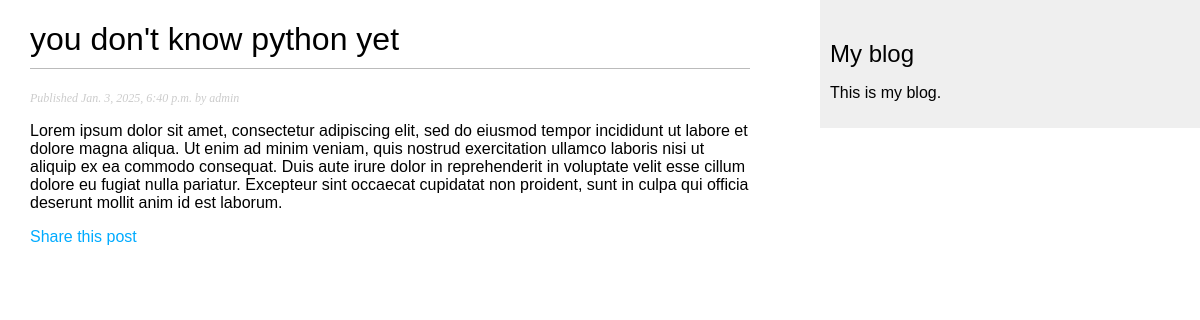
Screenshot of /blog/2025/1/3/you-dont-know-python-yet/ with the database file from the repository.
### blog/models.py (models this page shows, shortened)
class Post(models.Model):
    class Status(models.TextChoices):
        DRAFT = 'DF', 'Draft'
        PUBLISHED = 'PB', 'Published'
    title = models.CharField(max_length=250)
    slug = models.SlugField(
        max_length=250,
        unique_for_date='publish')
    author = models.ForeignKey(
        settings.AUTH_USER_MODEL,
        on_delete=models.CASCADE,
        related_name='blog_posts'
    )
    body = models.TextField()
    publish = models.DateTimeField(default=timezone.now)
    created = models.DateTimeField(auto_now_add=True)
    updated = models.DateTimeField(auto_now=True)
    status = models.CharField(
        max_length=2,
        choices=Status,
        default=Status.DRAFT
    )
    objects = models.Manager()
    published = PublishedManager()
    class Meta:
        ordering = ['-publish']
        indexes = [
            models.Index(fields=['-publish']),
        ]

### blog/views.py (the view)
def post_detail(request: HttpRequest, year: int, month: int, day: int, post: Post) -> HttpResponse:
    post = get_object_or_404(
        Post,
        status=Post.Status.PUBLISHED,
        slug=post,
        publish__year=year,
        publish__month=month,
        publish__day=day,
    )
    return render(
        request,
        'blog/post/detail.html',
        {'post': post}
    )

### blog/templates/blog/post/detail.html (shortened to what this page needs)
{% extends "blog/base.html" %}
{% block content %}
    <h1>{{post.title}}</h1>
    <p class="date">
        Published {{ post.publish }} by {{ post.author }}
    </p>
    {{ post.body|linebreaks }}
    <p>
        <a href="{% url 'blog:post_share' post.id %}">Share this post</a>
    </p>
{% endblock %}

### blog/static/css/blog.css (style rules this page uses)
body { margin:0; padding:0; font-family:helvetica, sans-serif; }
a { color:#00abff; text-decoration:none; }
h1 { font-weight:normal; border-bottom:1px solid #bbb; padding:0 0 10px 0; }
p.date { color:#ccc; font-family: georgia, serif; font-size: 12px; font-style: italic; }

### rows the page displays
Post: title "you don't know python yet", publish "Jan. 3, 2025, 6:40 p.m.", author "admin", body "Lorem ipsum dolor sit amet, consectetur adipiscing elit, sed do eiusmod tempor incididunt ut labore et dolore magna aliqua. Ut enim ad minim veniam, quis nostrud exercitation ullamco laboris nisi ut aliquip ex ea commodo consequat. Duis aute irure dolor in reprehenderit in voluptate velit esse cillum dolore eu fugiat nulla pariatur. Excepteur sint occaecat cupidatat non proident, sunt in culpa qui officia deserunt mollit anim id est laborum."
